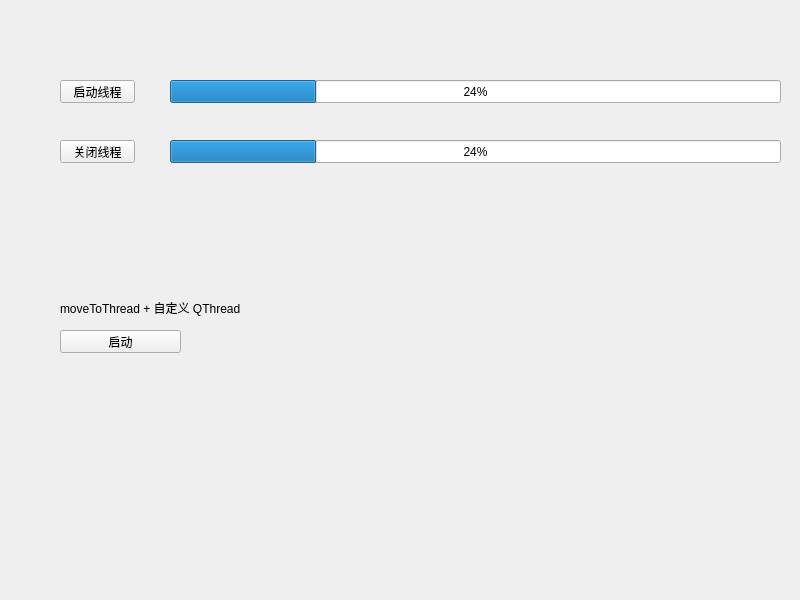
<?xml version="1.0" encoding="UTF-8"?>
<ui version="4.0">
 <class>Widget</class>
 <widget class="QWidget" name="Widget">
  <property name="geometry">
   <rect>
    <x>0</x>
    <y>0</y>
    <width>800</width>
    <height>600</height>
   </rect>
  </property>
  <property name="windowTitle">
   <string>Widget</string>
  </property>
  <widget class="QPushButton" name="startBtn">
   <property name="geometry">
    <rect>
     <x>60</x>
     <y>80</y>
     <width>75</width>
     <height>23</height>
    </rect>
   </property>
   <property name="text">
    <string>启动线程</string>
   </property>
  </widget>
  <widget class="QProgressBar" name="progressBar">
   <property name="geometry">
    <rect>
     <x>170</x>
     <y>80</y>
     <width>611</width>
     <height>23</height>
    </rect>
   </property>
   <property name="value">
    <number>24</number>
   </property>
  </widget>
  <widget class="QPushButton" name="stopBtn">
   <property name="geometry">
    <rect>
     <x>60</x>
     <y>140</y>
     <width>75</width>
     <height>23</height>
    </rect>
   </property>
   <property name="text">
    <string>关闭线程</string>
   </property>
  </widget>
  <widget class="QProgressBar" name="progressBar2">
   <property name="geometry">
    <rect>
     <x>170</x>
     <y>140</y>
     <width>611</width>
     <height>23</height>
    </rect>
   </property>
   <property name="value">
    <number>24</number>
   </property>
  </widget>
  <widget class="QPushButton" name="pushButton">
   <property name="geometry">
    <rect>
     <x>60</x>
     <y>330</y>
     <width>121</width>
     <height>23</height>
    </rect>
   </property>
   <property name="text">
    <string>启动</string>
   </property>
  </widget>
  <widget class="QLabel" name="label">
   <property name="geometry">
    <rect>
     <x>60</x>
     <y>300</y>
     <width>181</width>
     <height>16</height>
    </rect>
   </property>
   <property name="text">
    <string>moveToThread + 自定义 QThread</string>
   </property>
  </widget>
 </widget>
 <resources/>
 <connections/>
</ui>
